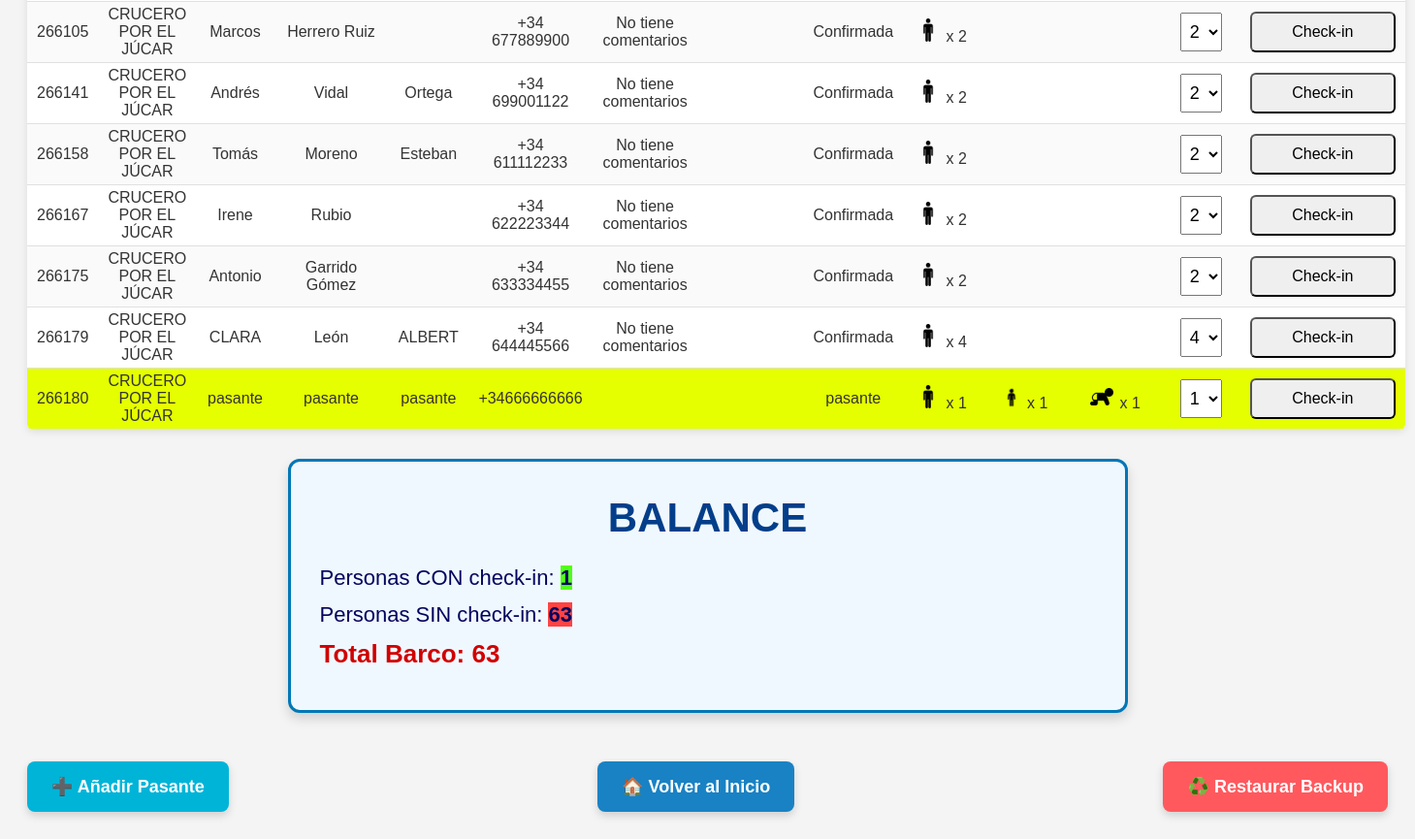
The page /embarques.php?lista=1&accion=restaurar (lower part) on the database as committed earlier.
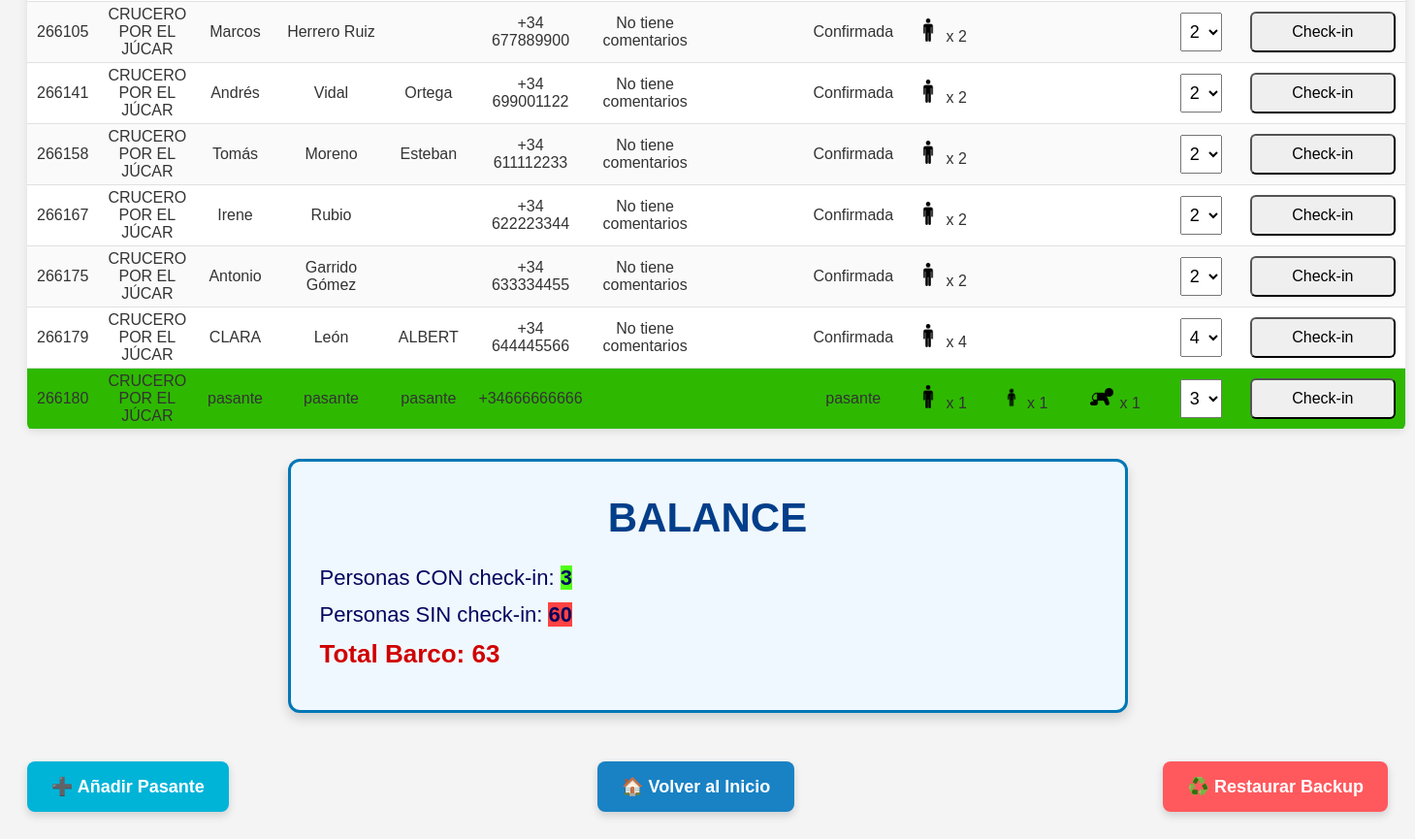
The same page on the database as committed later.
### tables this page shows
CREATE TABLE `pasajeros` (
  `id` int DEFAULT NULL,
  `creacion` datetime DEFAULT NULL,
  `f_entrada` date DEFAULT NULL,
  `fsalida` date DEFAULT NULL,
  `f_actualizada` datetime DEFAULT NULL,
  `n_noches` varchar(10) DEFAULT NULL,
  `origen` varchar(50) DEFAULT NULL,
  `usuario` varchar(100) DEFAULT NULL,
  `anulada_por` varchar(100) DEFAULT NULL,
  `producto` varchar(150) DEFAULT NULL,
  `hora` varchar(20) DEFAULT NULL,
  `ocupacion` varchar(50) DEFAULT NULL,
  `nombre` varchar(100) DEFAULT NULL,
  `apellido_1` varchar(100) DEFAULT NULL,
  `apellido_2` varchar(100) DEFAULT NULL,
  `e_mail` varchar(150) DEFAULT NULL,
  `telefono` varchar(30) DEFAULT NULL,
  `comentario` text,
  `comentario_interno` text,
  `estado` varchar(50) DEFAULT NULL,
  `importe` varchar(500) DEFAULT NULL,
  `factura` varchar(50) DEFAULT NULL,
  `adultos` int DEFAULT NULL,
  `ninos` int DEFAULT NULL,
  `senior` int DEFAULT NULL,
  `gratis` int DEFAULT NULL,
  `checked` int NOT NULL DEFAULT '0',
  `subidos` int NOT NULL
);

### clases/Conexion.php (called while the page is built, shortened)
<?php
class Conexion
{
    private $conn;
    private $configFile = "conf.json";
    public function connect()
    {
        $configData = file_get_contents($this->configFile);
        $config = json_decode($configData, true);
        $this->host = $config['host'];
        $this->userName = $config['userName'];
        $this->password = $config['password'];
        $this->db = $config['db'];
        $dsn = "mysql:host={$this->host};dbname={$this->db};charset=utf8mb4";
        try {
            $this->conn = new PDO($dsn, $this->userName, $this->password);
            $this->conn->setAttribute(PDO::ATTR_ERRMODE, PDO::ERRMODE_EXCEPTION);
        } catch (PDOException $e) {
            die("Connection failed: " . $e->getMessage());
        }
    }
    public function getConn()
    {
        return $this->conn;
    }
}

### clases/Model.php (the view, shortened to what this page needs)
<?php
class Model extends Conexion
{
        public function getAllPasajeros()
        {
            $query = 'SELECT * FROM pasajeros order by producto desc, estado asc';
            $stmt = $this->getConn()->query($query);
            return $stmt->fetchAll(PDO::FETCH_ASSOC);
        }
        public function showAllPasajeros()
        {
            $result = $this->getAllPasajeros();
            if (isset($_POST['accion']) && $_POST['accion'] == 'reiniciar') {
                $camposMostrar = [
                    'id', 'producto', 'nombre', 'apellido_1',
                    'apellido_2', 'telefono', 'comentario', 'comentario_interno', 'estado',
                    'adultos', 'ninos', 'gratis'
                ];
            }else{
            $camposMostrar = $_SESSION['campos'] ?? [
                'id', 'producto', 'nombre', 'apellido_1',
                'apellido_2', 'telefono', 'comentario', 'comentario_interno', 'estado',
                'adultos', 'ninos', 'gratis'
            ];}
            echo '<table class="greenTable">';
                echo '<tbody>';
                foreach ($result as $row) {
                    if ($row['checked'] == 0){
                        echo '<tr>';}
                    elseif($row['checked'] == 1){
                        echo '<tr style="background-color:rgb(46, 185, 0);">';
                    }elseif($row['checked'] == 2){
                        echo '<tr style="background-color:rgb(229, 255, 0);">';}
                        foreach ($camposMostrar as $campo) {
                            if (in_array($campo, ['adultos', 'ninos'])) {
                                $cantidad = (int)($row[$campo] ?? 0);
                                if ($cantidad == 0) {
                                echo "<td></td>";
                                }else{
                                $imgSrc = "IMG/{$campo}.png";
                                $htmlImg = '';
                                $htmlImg .= "<img src='$imgSrc' alt='$campo' style='height: 24px; margin-right: 2px;'>";
                                echo "<td>$htmlImg x $cantidad</td>";
                            }} elseif (in_array($campo, ['gratis'])) {
                                $cantidad = (int)($row[$campo] ?? 0);
                                if ($cantidad == 0) {
                                    echo "<td></td>";
                                    }else{
                                $imgSrc = "IMG/grat.png";
                                $htmlImg = '';
                                $htmlImg .= "<img src='$imgSrc' alt='$campo' style='height: 24px; margin-right: 2px;'>";
                                echo "<td>$htmlImg x $cantidad</td>";
                            }} elseif (in_array($campo, ['senior'])) {} else {
                                echo '<td>' . htmlspecialchars($row[$campo] ?? '') . '</td>';
                            }
                        }
                            echo '<td style="text-align: center;">';
                            echo '<form method="POST" action="#tabla">';
                            echo '<select name="cantidad" id="personasSelect">';
                            $personas = $row['adultos'] + $row['ninos'] + $row['gratis'];
                            if($row['checked'] == 0 || $row['checked'] == 1){
                                for ($i = 0; $i <= $personas - 1; $i++) {
                                    echo "<option value=\"$i\">$i</option>";
                                }
                                echo "<option selected value=\"$i\">$i</option>";
                                echo '</select>';}
                            elseif($row['checked'] == 2){
                            $value = $row['subidos'];
                                for ($i = 0; $i <= $value - 1; $i++) {
                                    echo "<option value=\"$i\">$i</option>";
                                }
                                echo "<option selected value=\"$value\">$value</option>";
                                for ($i = $value + 1; $i <= $personas; $i++ ){
                                    echo "<option value=\"$i\">$i</option>";
                                }
                                echo '</select>';
                            }
                            echo '<td style="text-align: center;">';
                            echo '<input type="submit" class="bononcheck" name="checkin" value="Check-in">';
                            echo '</form>';
                            echo '</tr>';
                    }
                    echo '</tbody>';
                    echo '</table>';
        }
        public function contarPersonas()
        {
            $query = 'SELECT SUM(adultos) AS total_adultos, SUM(ninos) AS total_ninos, SUM(gratis) AS total_gratis FROM pasajeros';
            $stmt = $this->getConn()->query($query);
            return $stmt->fetch(PDO::FETCH_ASSOC);
        }
        public function cojerSubidosDeCheckeadasAMedias(){
            $query = 'SELECT id, subidos FROM pasajeros WHERE checked = 2';
            $stmt = $this->getConn()->query($query);
            return $stmt->fetchAll(PDO::FETCH_ASSOC);
        }
        public function contarPersonasCheckeadas()
        {
            $query = 'SELECT SUM(adultos) AS total_adultos, SUM(ninos) AS total_ninos, SUM(gratis) AS total_gratis FROM pasajeros WHERE checked = 1';
            $stmt = $this->getConn()->query($query);
            return $stmt->fetch(PDO::FETCH_ASSOC);
        }
        public function showContarPersonas()
        {
            $resultDatos = $this->getAllPasajeros();
        }
        public function showBalance()
        {
            $result = $this->contarPersonas();
            $resultCheckeados = $this->contarPersonasCheckeadas();
            $total = $result['total_adultos'] + $result['total_ninos'] + $result['total_gratis'];
            $totalCheckeados = $resultCheckeados['total_adultos'] + $resultCheckeados['total_ninos'] + $resultCheckeados['total_gratis'];
            $sinCheck = $total - $totalCheckeados;
            $Subidos = $this->cojerSubidosDeCheckeadasAMedias();
            $totalSubidosaMedias = 0;
            foreach ($Subidos as $subido) {
                $totalSubidosaMedias += $subido['subidos'];
            }
            $totalCheckeados = $totalCheckeados + $totalSubidosaMedias;
            echo '<div class="contarPersonas">';
            echo '<h2>BALANCE</h2>';
            echo '<p>Personas CON check-in: <span style="background-color: #50ff18; font-weight: bold;">' . $totalCheckeados . '</span></p>';
            echo '<p>Personas SIN check-in: <span style="background-color:rgb(255, 67, 67); font-weight: bold;">' . $sinCheck . '</span></p>';
            echo '<p><b>Total Barco: ' . $total . '</b></p>';
            echo '</div>';
        }
}

### embarques.php (shortened to what this page needs)
<html>
<head>
</head>
<body>
<div class="container-fluid">
    <?php
    $Manager = new Model();
    echo "<br><br><br>";
    if ($_SERVER['REQUEST_METHOD'] === 'GET' && isset($_GET['accion']) && $_GET['accion'] === 'restaurar') {
        try {
            $Manager->restoreBackup();
            $Manager->showContarPersonas();
            $Manager->showAllPasajeros();
            $Manager->showBalance();
        } catch (Exception $e) {
            echo "<script>alert('Error al restaurar el backup: " . $e->getMessage() . "');</script>";
        }
    }
    $lista = isset($_GET['lista']) ? intval($_GET['lista']) : 1;
    ?>
    <div style="display: flex; justify-content: space-between; align-items: center; margin-bottom: 20px;">
        <a href="nuevo_pasante.php">
            <button class="boton-anadir-pasante">➕ Añadir Pasante</button>
        </a>
        <a href="index.php">
            <button class="boton-anadir-pasante" style="background-color: #1982c4;">🏠 Volver al Inicio</button>
        </a>
        <a href="?lista=<?= $lista ?>&accion=restaurar" onclick="return confirm('¿Estás seguro de que quieres restaurar el backup de esta lista?')">
            <button class="boton-anadir-pasante" style="background-color: #ff595e;">♻️ Restaurar Backup</button>
        </a>
    </div>
</div>
</body>
</html>

### embarques.php (style rules this page uses)
.boton-anadir-pasante { background-color: #00b4d8; border: none; color: white; padding: 15px 25px; font-size: 18px; border-radius: 8px; cursor: pointer; box-shadow: 0px 4px 8px rgba(0,0,0,0.15); transition: all 0.3s ease; font-weight: bold; margin-top: 20px; }
#personasSelect { font-size: 18px; height: 40px; padding: 5px; }
.bononcheck { width: 150px; padding: 10px; font-size: 16px; border-radius: 6px; cursor: pointer; }
.contarPersonas { font-size: 30px; background-color: #f0f8ff; border: 3px solid #0077b6; border-radius: 12px; padding: 30px; padding-top: 0px; max-width: 800px; margin: 30px auto; font-family: Arial, sans-serif; box-shadow: 0 6px 12px rgba(0, 0, 0, 0.15); }
.contarPersonas h2 { color: #023e8a; text-align: center; font-size: 42px; margin-bottom: 25px; }
.contarPersonas p { font-size: 22px; margin: 12px 0; color: #03045e; }
.contarPersonas p b { font-size: 26px; color: #d00000; }
body { font-family: Arial, sans-serif; background: #f4f4f4; padding: 20px; }
table.greenTable { border-collapse: collapse; width: 100%; background-color: #ffffff; box-shadow: 0 2px 8px rgba(0,0,0,0.1); border-radius: 6px; overflow: hidden; margin-top: 40px; }
table.greenTable tbody tr:nth-child(even) { background-color: #fafafa; }
form { margin: 4px; }
select { cursor: pointer; }

Rows that differ between the two databases and show on the page:
changed pasajeros "pasante": checked 2 → 1 (drawn); cantidad "1" → "3"
Other text that changed with them:
$totalCheckeados: "1" → "3"
$sinCheck: "63" → "60"
